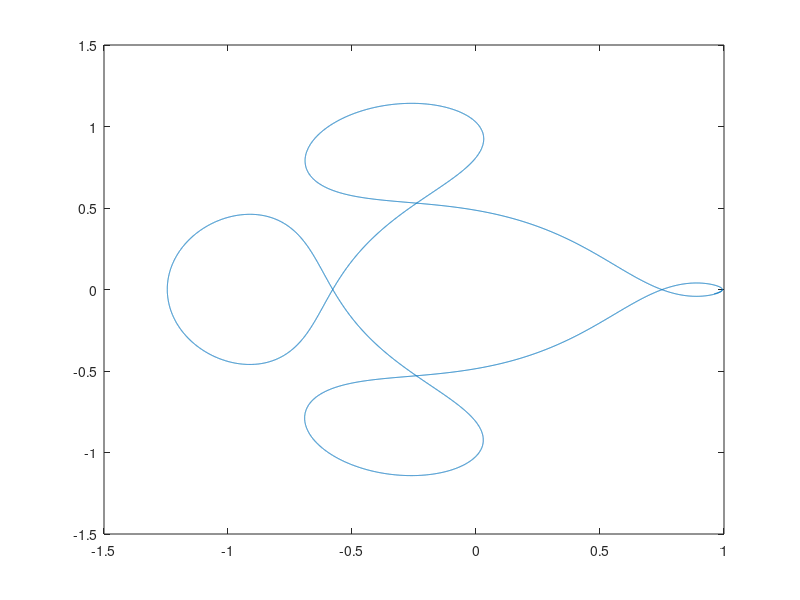

The MATLAB script that drew this image:
% Question 3 for Assignement 3 4x03
n = 20000;
a = 0; b = 17.1;
h = (b-a)/n;
mu = 0.012277471;
muh = 1-mu;
f1 = @(t,y1,y2,y3,y4) y2;
f2 = @(t,y1,y2,y3,y4) y1 + 2*y4 - muh*((y1+mu)/(((y1+mu)^2 + y3^2)^(3/2))) - mu*((y1-muh)/(((y1-muh)^2 + y3^2)^(3/2)));
f3 = @(t,y1,y2,y3,y4) y4;
f4 = @(t,y1,y2,y3,y4) y3 - 2*y2 - muh*(y3/(((y1+mu)^2 + y3^2)^(3/2))) - mu*(y3/(((y1-muh)^2 + y3^2)^(3/2)));

t = zeros(1,n); t_a = a;
u1 = zeros(1,n); u1_0 = 0.994;
u2 = zeros(1,n); u2_0 = 0;
u3 = zeros(1,n); u3_0 = 0;
u4 = zeros(1,n); u4_0 = -2.001585106379082522420537862224;


t(1) = t_a;
u1(1) = u1_0;
u2(1) = u2_0;
u3(1) = u3_0;
u4(1) = u4_0;
for j = 1:n
    k1 = h*f1(t(j),u1(j),u2(j),u3(j),u4(j)); l1 = h*f2(t(j),u1(j),u2(j),u3(j),u4(j));
    m1 = h*f3(t(j),u1(j),u2(j),u3(j),u4(j)); n1 = h*f4(t(j),u1(j),u2(j),u3(j),u4(j));
    k2 = h*f1(t(j)+0.5*h,u1(j)+0.5*k1,u2(j)+0.5*l1,u3(j)+0.5*m1,u4(j)+0.5*n1); l2 = h*f2(t(j)+0.5*h,u1(j)+0.5*k1,u2(j)+0.5*l1,u3(j)+0.5*m1,u4(j)+0.5*n1);
    m2 = h*f3(t(j)+0.5*h,u1(j)+0.5*k1,u2(j)+0.5*l1,u3(j)+0.5*m1,u4(j)+0.5*n1); n2 = h*f4(t(j)+0.5*h,u1(j)+0.5*k1,u2(j)+0.5*l1,u3(j)+0.5*m1,u4(j)+0.5*n1);
    k3 = h*f1(t(j)+0.5*h,u1(j)+0.5*k2,u2(j)+0.5*l2,u3(j)+0.5*m2,u4(j)+0.5*n2); l3 = h*f2(t(j)+0.5*h,u1(j)+0.5*k2,u2(j)+0.5*l2,u3(j)+0.5*m2,u4(j)+0.5*n2);
    m3 = h*f3(t(j)+0.5*h,u1(j)+0.5*k2,u2(j)+0.5*l2,u3(j)+0.5*m2,u4(j)+0.5*n2); n3 = h*f4(t(j)+0.5*h,u1(j)+0.5*k2,u2(j)+0.5*l2,u3(j)+0.5*m2,u4(j)+0.5*n2);
    k4 = h*f1(t(j)+h,u1(j)+k3,u2(j)+l3,u3(j)+m3,u4(j)+n3); l4 = h*f2(t(j)+h,u1(j)+k3,u2(j)+l3,u3(j)+m3,u4(j)+n3);
    m4 = h*f3(t(j)+h,u1(j)+k3,u2(j)+l3,u3(j)+m3,u4(j)+n3); n4 = h*f4(t(j)+h,u1(j)+k3,u2(j)+l3,u3(j)+m3,u4(j)+n3);
    
    t(j+1) = t(j) + j*h;
    u1(j+1) = u1(j) + (1/6)*(k1+2*k2+2*k3+k4);
    u2(j+1) = u2(j) + (1/6)*(l1+2*l2+2*l3+l4);
    u3(j+1) = u3(j) + (1/6)*(m1+2*m2+2*m3+m4);
    u4(j+1) = u4(j) + (1/6)*(n1+2*n2+2*n3+n4);
end
plot(u1,u3);


